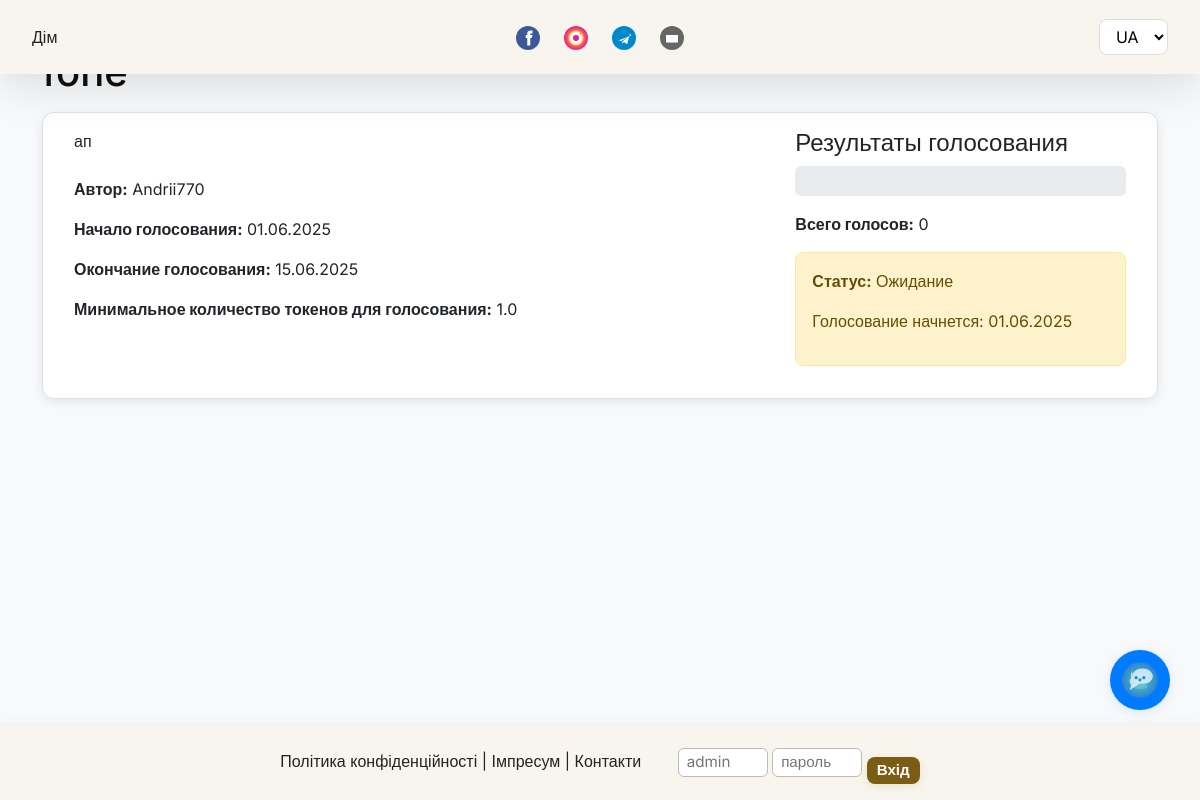
Page /dao/proposal/2 on the committed database.
### app/models.py (models this page shows, shortened)
class DaoProposal(db.Model):
    id = db.Column(db.Integer, primary_key=True)
    title = db.Column(db.String(128))
    description = db.Column(db.Text)
    author_id = db.Column(db.Integer, db.ForeignKey('user.id'))
    start_date = db.Column(db.DateTime)
    end_date = db.Column(db.DateTime)
    min_tokens_to_vote = db.Column(db.Float, default=1.0)  # Минимум токенов для голосования
    status = db.Column(db.String(32), default='pending')  # pending, active, completed, cancelled
    votes_for = db.Column(db.Integer, default=0)
    votes_against = db.Column(db.Integer, default=0)
    created_at = db.Column(db.DateTime, default=datetime.utcnow)
    title_ua = db.Column(db.String(128))
    title_en = db.Column(db.String(128))
    title_de = db.Column(db.String(128))
    title_ru = db.Column(db.String(128))
    description_ua = db.Column(db.Text)
    description_en = db.Column(db.Text)
    description_de = db.Column(db.Text)
    description_ru = db.Column(db.Text)
    author = db.relationship('User', backref='proposals')
    votes = db.relationship('DaoVote', backref='proposal', lazy='dynamic')

class User(UserMixin, db.Model):
    id = db.Column(db.Integer, primary_key=True)
    username = db.Column(db.String(64), unique=True)
    password_hash = db.Column(db.String(128))
    wallet_address = db.Column(db.String(42))  # Ethereum/Polygon кошелек
    is_admin = db.Column(db.Boolean, default=False)
    token_balance = db.Column(db.Float, default=0.0)  # Баланс токенов

### app/blockchain/routes.py (the view)
@blockchain.route('/dao/proposal/<int:proposal_id>')
def dao_proposal_detail(proposal_id):
    proposal = DaoProposal.query.get_or_404(proposal_id)
    token = Token.query.first()
    user_voted = False
    user_vote = None
    if current_user.is_authenticated:
        vote = DaoVote.query.filter_by(proposal_id=proposal_id, user_id=current_user.id).first()
        if vote:
            user_voted = True
            user_vote = vote
    return render_template('blockchain/dao_proposal_detail.html',
                          proposal=proposal,
                          user_voted=user_voted,
                          user_vote=user_vote,
                          token=token)

### app/main/routes.py (called while the page is built)
def get_dao_proposal_title(proposal):
    lang = g.get('lang', session.get('lang', 'uk'))
    if lang == 'uk':
        return proposal.title_ua or proposal.title
    elif lang == 'en':
        return proposal.title_en or proposal.title
    elif lang == 'de':
        return proposal.title_de or proposal.title
    elif lang == 'ru':
        return proposal.title_ru or proposal.title
    return proposal.title

def get_dao_proposal_description(proposal):
    lang = g.get('lang', session.get('lang', 'uk'))
    if lang == 'uk':
        return proposal.description_ua or proposal.description
    elif lang == 'en':
        return proposal.description_en or proposal.description
    elif lang == 'de':
        return proposal.description_de or proposal.description
    elif lang == 'ru':
        return proposal.description_ru or proposal.description
    return proposal.description

### app/templates/blockchain/dao_proposal_detail.html (shortened to what this page needs)
{% extends 'base.html' %}
{% block content %}
<div class="container">
  <h1 class="mt-4 mb-3">{{ get_dao_proposal_title(proposal) }}</h1>
  <div class="card mb-4">
    <div class="card-body">
      <div class="row">
        <div class="col-md-8">
          <div class="proposal-description">
            <p>{{ get_dao_proposal_description(proposal) }}</p>
            <div class="proposal-details mt-4">
              <p><strong>{{ _('Автор') }}:</strong> {{ proposal.author.username }}</p>
              <p><strong>{{ _('Начало голосования') }}:</strong> {{ proposal.start_date.strftime('%d.%m.%Y') }}</p>
              <p><strong>{{ _('Окончание голосования') }}:</strong> {{ proposal.end_date.strftime('%d.%m.%Y') }}</p>
              <p><strong>{{ _('Минимальное количество токенов для голосования') }}:</strong> {{ proposal.min_tokens_to_vote }}</p>
            </div>
          </div>
        </div>
        <div class="col-md-4">
          <div class="proposal-stats-card">
            <h4>{{ _('Результаты голосования') }}</h4>
            <div class="progress mb-3" style="height: 30px;">
            </div>
            <p><strong>{{ _('Всего голосов') }}:</strong> {{ proposal.votes_for + proposal.votes_against }}</p>
            {% if proposal.status == 'active' %}
              <div class="alert alert-info">
                <p><strong>{{ _('Статус') }}:</strong> {{ _('Активно') }}</p>
                <p>{{ _('Голосование завершится') }}: {{ proposal.end_date.strftime('%d.%m.%Y') }}</p>
              </div>
            {% elif proposal.status == 'pending' %}
              <div class="alert alert-warning">
                <p><strong>{{ _('Статус') }}:</strong> {{ _('Ожидание') }}</p>
                <p>{{ _('Голосование начнется') }}: {{ proposal.start_date.strftime('%d.%m.%Y') }}</p>
              </div>
            {% endif %}
          </div>
        </div>
      </div>
    </div>
  </div>
</div>
{% endblock %}

### app/static/css/style.css (style rules this page uses)
:root { --page-bg: #f8f9fa; --block-bg: #fff; --main-font: 'Inter', 'Montserrat', Arial, sans-serif; --page-accent: #7a5c15; --page-accent-light: #cfb78c; --header-footer-bg: #f7f5ed; }
body { background: var(--page-bg) !important; color: #100f0f; margin: 0; padding: 0; min-height: 100vh; font-family: var(--main-font); }
.card { border: 1px solid #dee2e6 !important; border-radius: 12px !important; background: var(--block-bg) !important; }
.row { margin: 0 !important; }
.col-md-8, .col-md-4, .col-md-6, .col-12 { padding: 0 15px !important; }

### app/static/css/blockchain.css (style rules this page uses)
.progress { height: 25px; margin-bottom: 20px; }
.card { border-radius: 8px; overflow: hidden; box-shadow: 0 3px 10px rgba(0, 0, 0, 0.08); }
.alert { border-radius: 8px; }

### app/static/css/ocean_bg.css (style rules this page uses)
body { background: #eaf6ff; }

### rows in the picture
DaoProposal: description "ап", start_date "01.06.2025", end_date "15.06.2025", min_tokens_to_vote "1.0", proposal.votes_for+proposal.votes_against "0"
User: author.username "Andrii770"
